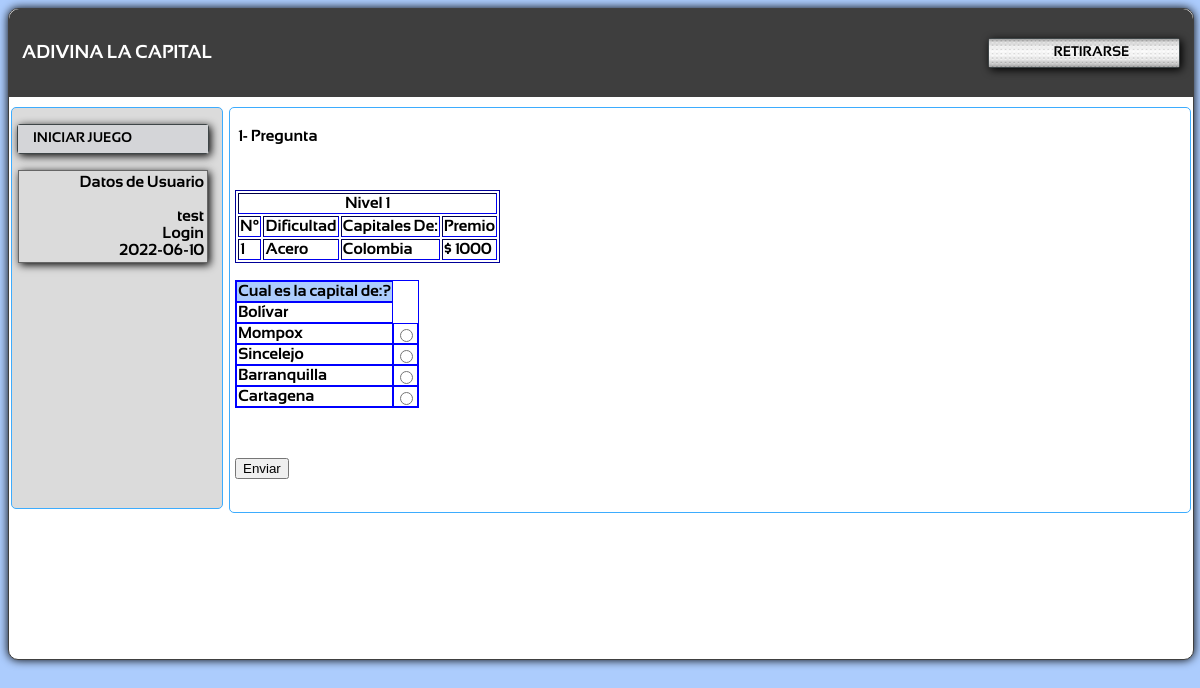
The page /view/forms/juego1.php (signed in) on the database its author committed.
### tables this page shows
CREATE TABLE `pt_pregunta` (
  `id_pregunta` int(11) NOT NULL,
  `id_categoria` int(11) NOT NULL,
  `contenido` varchar(200) NOT NULL
);

CREATE TABLE `pt_categoria` (
  `id_categoria` int(11) NOT NULL,
  `dificultad` varchar(20) NOT NULL,
  `nombre` varchar(20) NOT NULL,
  `id_premio` int(11) NOT NULL
);

CREATE TABLE `pt_premio` (
  `id_premio` int(11) NOT NULL,
  `valor` double NOT NULL
);

CREATE TABLE `pt_opcion` (
  `id_opcion` int(11) NOT NULL,
  `descripcion_opc` varchar(100) NOT NULL,
  `id_pregunta` int(11) NOT NULL,
  `estado_opc` varchar(1) NOT NULL
);

### class/Pregunta.php (the view, shortened to what this page needs)
<?php
class Pregunta{
public function mostrarPregunta($cat){
    try{
       $db=Conexion::crear_conexion()->getDbConexion();
	   $ind_pre=mt_rand(1,5);
       if($db){
            $stmt=$db->prepare("SELECT P.id_pregunta AS id_pregu, P.contenido AS contenid, P.id_categoria AS id_catego, C.dificultad AS dificult, C.nombre AS nomb, PR.valor AS val FROM `pt_pregunta` AS P JOIN pt_categoria AS C ON P.id_categoria=C.id_categoria JOIN pt_premio AS PR ON C.id_premio=PR.id_premio WHERE C.id_categoria= :cat AND P.id_pregunta= :ind_pre");
            $stmt->bindValue('cat',$cat,PDO::PARAM_STR);
			$stmt->bindValue('ind_pre',$ind_pre,PDO::PARAM_INT);
            $stmt->execute();
            $rows=$stmt->fetchAll(PDO::FETCH_ASSOC);
            if(is_array($rows)){
                 $tr=""; $tr2=""; $tr3="";
                foreach($rows AS $row){
                    $id_categoria=$row['id_catego'];
                    $contenido=$row['contenid'];
					$dificulta=$row['dificult'];
					$nombre=$row['nomb'];
					$valor=$row['val'];
					$tr.=<<<HTML
                    <tr>
						<td>$id_categoria</td>
						<td>$dificulta</td>
						<td>$nombre</td>
						<td>$ $valor</td>
					</tr>
HTML;
					 $stmt2=$db->prepare("SELECT * FROM pt_opcion WHERE id_pregunta= :ind_pre");
            $stmt2->bindValue('ind_pre',$ind_pre,PDO::PARAM_INT);
            $stmt2->execute();
            $rows2=$stmt2->fetchAll(PDO::FETCH_ASSOC);
            if(is_array($rows2)){
                foreach($rows2 AS $row2){
                    $id_preg=$row2['id_pregunta'];
                    $descripcion=$row2['descripcion_opc'];
                    $estado=$row2['estado_opc'];
					$acumulado=0;
                    $tr3.=<<<HTML
                    <tr>
                       <td colspan="2"><input type="hidden" id="contenido" name="contenido" value="$contenido"><input type="hidden" id="acumulado" name="acumulado" value="$acumulado"><input type="hidden" id="id_categoria" name="id_categoria" value="$id_categoria"><input type="hidden" id="id_preg" name="id_preg" value="$id_preg"><input type="hidden" id="estado" name="estado" value="$estado"> $descripcion</td>
                       <td><input type="radio" id="respuesta" name="respuesta" required="required" value="$respuesta"></td>
                    </tr>
HTML;
                }
                $html_result=<<<HTML
                <table id="opciones" border ="1" cellspacing="0" bordercolor="#0000FF">
                    $tr
                </table>
HTML;
                $array_result=array(
                    'result'=>'data_found',
                    'html_result'=>$html_result
                );}
                    $tr2.=<<<HTML
                    <tr>
                       <td colspan="2"><input type="hidden" id="seleccionar" value="$id_categoria"><input type="hidden" id="pregunta_id" name="pregunta_id" value="$contenido"> $contenido</td>
                    </tr>
HTML;
                }
                $html_result=<<<HTML
				<table id="tabla_seleccion" border="1" style="border:1px #000099 solid">
					<tr>
						<th colspan="4">Nivel $cat</th>
					</tr>
					<tr>
						<td>N&deg;</td>
						<td>Dificultad</td>
						<td>Capitales De:</td>
						<td>Premio</td>
					</tr>
					$tr
                </table>
				</br>
                <table id="pregunta" border ="1" cellspacing="0" bordercolor="#0000FF">
                    <tr bgcolor="#ACCCFD">
                        <th colspan="2">Cual es la capital de:?</th>
                    </tr>
                    $tr2
					$tr3
                </table>
HTML;
                $array_result=array(
                    'result'=>'data_found',
                    'html_result'=>$html_result
                );
            }
       }
    }catch(PDOExeption $ex){
        $ex_message=$ex->getMessage();
        $array_result=array(
            'result'=>'data_found',
            'html_result'=>$ex_message
        );
    }
    return $array_result;
	}
 }
?>

### view/forms/juego1.php (shortened to what this page needs)
<?php
include("../../class/Pregunta.php");
include("../menu/menuPrincipal.php");
	if($_SESSION["ok"]==false){
		mensaje("No hay sesi\xf3n activa");
		redireccionar("../index.php",false,0 );
	}else{
?>
<!DOCTYPE html PUBLIC "-//W3C//DTD XHTML 1.0 Transitional//EN" "http://www.w3.org/TR/xhtml1/DTD/xhtml1-transitional.dtd">
<html xmlns="http://www.w3.org/1999/xhtml">
<head>
</html>
<link type="text/css" href="../style/style1.css" rel="stylesheet" />
<link type="text/css" href="../style/menu.css" rel="stylesheet" />
</head>
<body alink="#0033CC" vlink="#993366">
	<section id="general">
    	<section id="top">
		  <div id="cabecera">
            <table width="100%">
                	<tr>
                    	<td><h3>ADIVINA LA CAPITAL</h3> </td>
                        <td align="right"><?php
	$men=new MenuPrincipal();
    $men->cerrarRetirar(1);
?></td>
                  </tr>
                </table>
			</div>
        </section>
      <section id="cont_izq" style="width:">
        	<div id="menu">
            <?php
	$men=new MenuPrincipal();
    $men->showmenu(1);
?>
 <table class="tabla1">
        <tr>
            <td><strong>&nbsp;Datos de Usuario</strong><br /><br/>
              <strong><?php echo $_SESSION['log'];?></strong><br/>
              Login<br/>
              <?php echo "",date("Y-m-d");?>
              <br/>
              </td>
      </tr>
    </table>
    <p>&nbsp;</p>
            </div>
      </section>
            <section id="cont_der">
            	<div id="work">
                	<div id="workspace">
                    	<br />
                        <form name="nivel_uno" id="nivel_uno"  action="../../cont/Con_registrar_ronda.php" method="post">
<table width="364" id="tabla_nivel1"><tr><td>1- Pregunta</td></tr></table>
<table id="tabla_formulario">
<tr><td>&nbsp;</td><td colspan="3" id="respuesta"><input type="hidden" name="valida" id="valida" value="1"/></td></tr>
<tr>
  <?php
	$pre=new Pregunta();
    $resultado=$pre->mostrarPregunta(1);
	if($resultado['result']=="data_found"){
		echo $resultado['html_result'];
	}
?>
</tr>
</table>
<p>
  <input name="Enviar" type="submit" id="Enviar" value="Enviar" />
</form><br />
                	</div>
                </div>
            </section>
	</section>
</body>
</html>
<?
}
?>

### view/menu/menuPrincipal.php (shortened to what this page needs)
<?php
class MenuPrincipal{
public function showmenu($opc){
	$m=new MenuPrincipal();
	if($opc==1){
		$m->menu();
	}else{
		$m->menu2();
		}
}
public function cerrarRetirar($opc){
	if($opc==1){
echo'<ul id="bot"><li> <a href="../../cont/Con_cerrar_retirar.php"><center>RETIRARSE</center></a></li>
</ul>';
	}
	}
public function menu(){
echo '<ul id="nav">
                <li><a href="forms/juego1.php" class="ini"> INICIAR JUEGO </a></li>
                </ul>';
         }
}
?>

### view/style/style1.css (style rules this page uses)
body { background:#ACCCFD; }
A:link { background: #FFF; text-decoration: none }
#general { font-family:fuente1; font-weight:bold; font-style: normal; width:100%; height:100%; min-height: 650px; min-width: 800px; margin: 5px auto; background: white; border: 1px #404040 solid; border-radius: 10px; -moz-border-radius: 10px; -webkit-border-radius: 10px; box-shadow: 0px 0px 10px black; -moz-box-shadow: 0px 0px 10px black; -webkit-box-shadow: 0px 0px 10px black; }
#top { margin-bottom:10px; }
#cabecera { font-family:fuente1; font-weight:bold; color:#FFF; width:auto; height:auto; padding-left:10px; padding-right:10px; padding-top:10px; padding-bottom:10px; background-color:#3E3E3E; border-radius: 10px 10px 0px 0px; -moz-border-radius: 10px 10px 0px 0px; -webkit-border-radius: 10px 10px 0px 0px; }
#cont_izq, #cont_der { border-radius: 5px; -moz-border-radius: 5px; -webkit-border-radius: 5px; border:1px #3DACFE solid; padding-left:5px; padding-right:5px; }
#cont_izq { float:left; width:200px; height:100%; min-height:400px; max-height:540px; margin-right:5px; margin-left:2px; background-color:#DBDBDB; }
#cont_der { width:auto; margin-left:220px; margin-right:2px; margin-bottom:5px; }
.tabla1 { background:url(../img/logo.png) no-repeat; background-position:left; width:95%; margin-left:1px; box-shadow:2px 2px 8px #000000; border:#666 solid 1px; text-align:right; }

### view/style/menu.css (style rules this page uses)
#nav { border:1px solid #3e4547; box-shadow:2px 2px 8px #000000; border-radius:1px; -moz-border-radius:3px; -webkit-border-radius:3px; background: url(../img/textura2.png) repeat; }
#nav, #nav ul { list-style:none; padding:0; width:190px; background: url(../img/textura2.png) repeat; }
#nav li { position:relative; z-index:100; background: url(../img/textura2.png) repeat; }
#nav li a { background-color:#d4d5d8; color:#000; display:block; font-size:14px; font-weight:bold; line-height:28px; outline:0; padding-left:15px; text-decoration:none; background: url(../img/textura2.png) repeat; }
#nav li a.ini { background:#d4d5d8; }
#bot { border:1px solid #3e4547; box-shadow:2px 2px 8px #000000; border-radius:1px; -moz-border-radius:3px; -webkit-border-radius:3px; }
#bot, #bot ul { list-style:none; padding:0; width:190px; }
#bot li { position:relative; z-index:100; }
#bot li a { background-color:#d4d5d8; color:#000; display:block; font-size:14px; font-weight:bold; line-height:28px; outline:0; padding-left:15px; text-decoration:none; background: url(../img/textura.png) repeat; }

### rows shown on the page
pt_pregunta: id_categoria "1", id_categoria.dificultad "Acero", id_categoria.nombre "Colombia", pt_premio.valor "1000", contenido "Bolívar"
pt_opcion: descripcion_opc "Mompox"
pt_opcion: descripcion_opc "Sincelejo"
pt_opcion: descripcion_opc "Barranquilla"
pt_opcion: descripcion_opc "Cartagena"

### other values the page prints
$_SESSION['log'] "test"
$cat "1"
